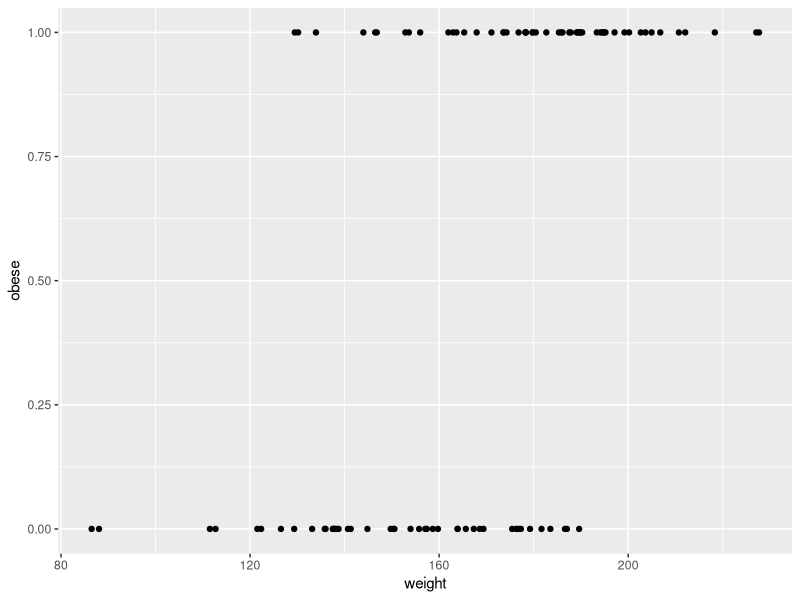
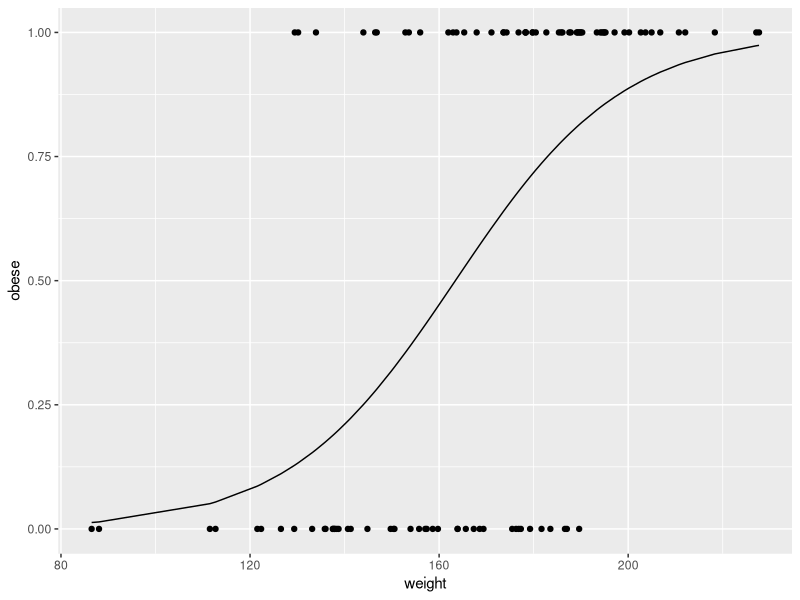
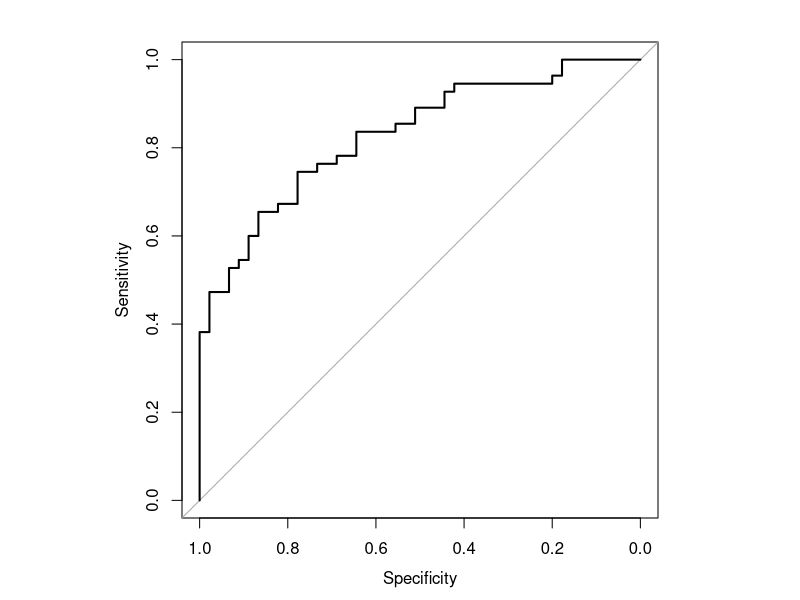
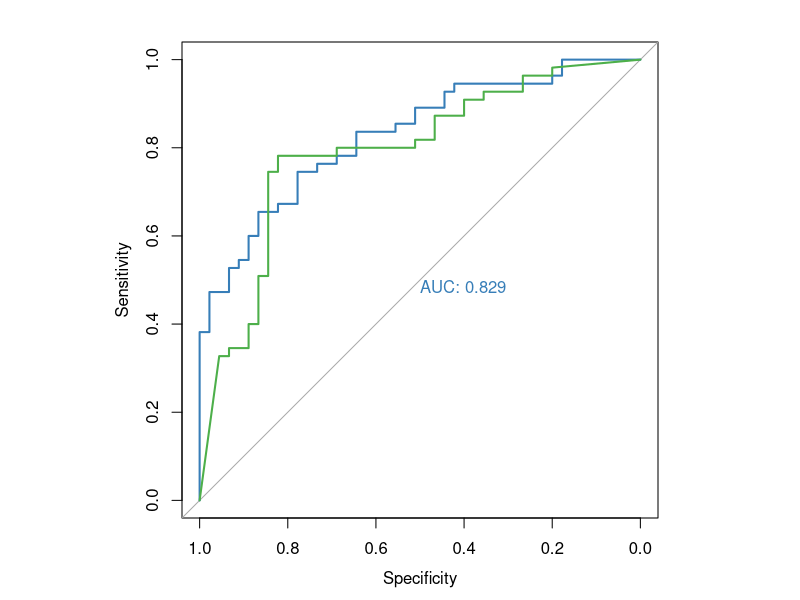

Source code (R) for these figures, in order:
## ---- chunk 1
knitr::opts_chunk$set(echo = TRUE)
## ---- chunk 2
library(tidyverse)
library(randomForest)
library(pROC)
## ---- chunk 3
set.seed(420)

n_samples <- 100
weight <- sort(rnorm(n_samples, 172, 29))

obese <- ifelse(runif(n_samples) < rank(weight)/100, 1, 0)
## ---- chunk 4
temp <- tibble(weight, obese)

log_plot <- ggplot(temp, aes(weight, obese)) + 
    geom_point()
log_plot
## ---- chunk 5
glm_fit <- glm(obese~weight, family=binomial)

log_plot + geom_line(aes(weight, glm_fit$fitted.values))
## ---- chunk 6
par(pty = 's')
roc_info <- roc(obese, glm_fit$fitted.values, plot=T)
## ---- chunk 7
roc_df <- tibble(tpp=roc_info$sensitivities*100,
                 fpp=(1-roc_info$specificities)*100,
                 thresholds=roc_info$thresholds)

head(roc_df)
tail(roc_df)
## ---- chunk 8
rf_model <- randomForest(factor(obese)~weight)
## ---- chunk 9
par(pty = 's')
roc(obese, glm_fit$fitted.values, plot=T, col='#377eb8', print.auc=T)
plot.roc(obese, rf_model$votes[,1], add=T, col='#4daf4a', print.auc=T, print.auc.y=-80)
## ---- chunk 10
par(pty='m')
